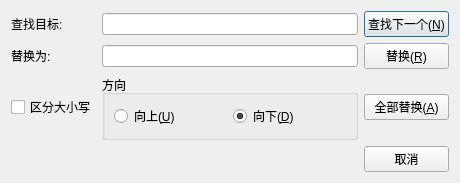
<?xml version="1.0" encoding="UTF-8"?>
<ui version="4.0">
 <class>ReplaceDialog</class>
 <widget class="QDialog" name="ReplaceDialog">
  <property name="geometry">
   <rect>
    <x>0</x>
    <y>0</y>
    <width>460</width>
    <height>160</height>
   </rect>
  </property>
  <property name="windowTitle">
   <string>替换</string>
  </property>
  <layout class="QGridLayout" name="gridLayout">
   <item row="0" column="0">
    <widget class="QLabel" name="labelFind">
     <property name="text">
      <string>查找目标:</string>
     </property>
    </widget>
   </item>
   <item row="0" column="1">
    <widget class="QLineEdit" name="lineEditFind"/>
   </item>
   <item row="0" column="2">
    <widget class="QPushButton" name="pushButtonFindNext">
     <property name="text">
      <string>查找下一个(&amp;N)</string>
     </property>
    </widget>
   </item>
   <item row="1" column="0">
    <widget class="QLabel" name="labelReplace">
     <property name="text">
      <string>替换为:</string>
     </property>
    </widget>
   </item>
   <item row="1" column="1">
    <widget class="QLineEdit" name="lineEditReplace"/>
   </item>
   <item row="1" column="2">
    <widget class="QPushButton" name="pushButtonReplace">
     <property name="text">
      <string>替换(&amp;R)</string>
     </property>
    </widget>
   </item>
   <item row="2" column="0">
    <widget class="QCheckBox" name="caseCheckBox">
     <property name="text">
      <string>区分大小写</string>
     </property>
    </widget>
   </item>
   <item row="2" column="1">
    <widget class="QGroupBox" name="groupBox">
     <property name="title">
      <string>方向</string>
     </property>
     <layout class="QHBoxLayout" name="horizontalLayout">
      <item>
       <widget class="QRadioButton" name="radioUp">
        <property name="text">
         <string>向上(&amp;U)</string>
        </property>
       </widget>
      </item>
      <item>
       <widget class="QRadioButton" name="radioDown">
        <property name="text">
         <string>向下(&amp;D)</string>
        </property>
        <property name="checked">
         <bool>true</bool>
        </property>
       </widget>
      </item>
     </layout>
    </widget>
   </item>
   <item row="2" column="2">
    <widget class="QPushButton" name="pushButtonReplaceAll">
     <property name="text">
      <string>全部替换(&amp;A)</string>
     </property>
    </widget>
   </item>
   <item row="3" column="2">
    <widget class="QPushButton" name="pushButtonCancel">
     <property name="text">
      <string>取消</string>
     </property>
    </widget>
   </item>
  </layout>
 </widget>
 <resources/>
 <connections/>
</ui>
